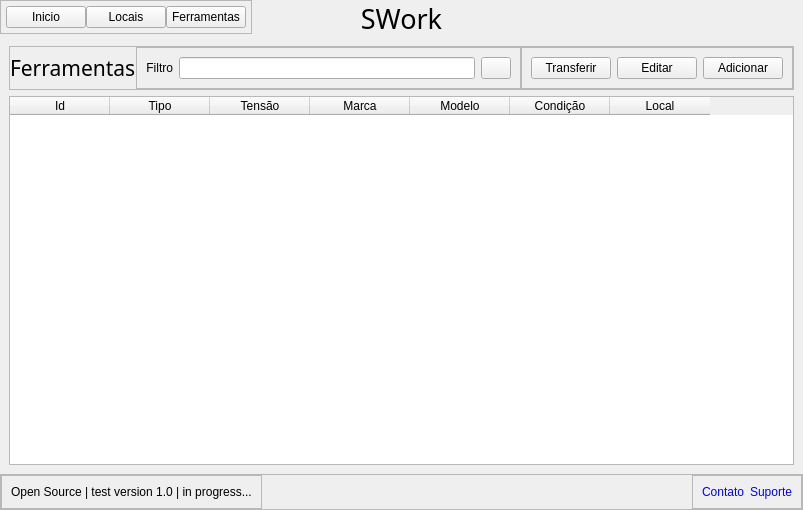
<?xml version="1.0" encoding="UTF-8"?>
<ui version="4.0">
 <class>MainWindow</class>
 <widget class="QMainWindow" name="MainWindow">
  <property name="geometry">
   <rect>
    <x>0</x>
    <y>0</y>
    <width>803</width>
    <height>510</height>
   </rect>
  </property>
  <property name="minimumSize">
   <size>
    <width>800</width>
    <height>500</height>
   </size>
  </property>
  <property name="windowTitle">
   <string>Swork</string>
  </property>
  <property name="styleSheet">
   <string notr="true">#ButtonContato ,  #ButtonSuporte{
	border: none;
	color: rgb(0, 0, 255);
}
#ButtonContato:hover{
	color: dodgerblue;
}
#ButtonSuporte:hover{
	color: dodgerblue;
}</string>
  </property>
  <widget class="QWidget" name="centralwidget">
   <property name="styleSheet">
    <string notr="true"/>
   </property>
   <layout class="QVBoxLayout" name="verticalLayout">
    <property name="spacing">
     <number>0</number>
    </property>
    <property name="leftMargin">
     <number>0</number>
    </property>
    <property name="topMargin">
     <number>0</number>
    </property>
    <property name="rightMargin">
     <number>0</number>
    </property>
    <property name="bottomMargin">
     <number>0</number>
    </property>
    <item>
     <widget class="QFrame" name="HeaderFrame">
      <property name="styleSheet">
       <string notr="true"/>
      </property>
      <property name="frameShape">
       <enum>QFrame::Shape::NoFrame</enum>
      </property>
      <property name="frameShadow">
       <enum>QFrame::Shadow::Raised</enum>
      </property>
      <layout class="QHBoxLayout" name="horizontalLayout">
       <property name="spacing">
        <number>0</number>
       </property>
       <property name="leftMargin">
        <number>0</number>
       </property>
       <property name="topMargin">
        <number>0</number>
       </property>
       <property name="rightMargin">
        <number>0</number>
       </property>
       <property name="bottomMargin">
        <number>0</number>
       </property>
       <item alignment="Qt::AlignmentFlag::AlignLeft|Qt::AlignmentFlag::AlignTop">
        <widget class="QFrame" name="HeaderLeftFrame">
         <property name="frameShape">
          <enum>QFrame::Shape::StyledPanel</enum>
         </property>
         <property name="frameShadow">
          <enum>QFrame::Shadow::Raised</enum>
         </property>
         <layout class="QHBoxLayout" name="horizontalLayout_2">
          <property name="spacing">
           <number>0</number>
          </property>
          <property name="leftMargin">
           <number>5</number>
          </property>
          <property name="topMargin">
           <number>5</number>
          </property>
          <property name="rightMargin">
           <number>5</number>
          </property>
          <property name="bottomMargin">
           <number>5</number>
          </property>
          <item>
           <widget class="QPushButton" name="ButtonInicio">
            <property name="text">
             <string>Inicio</string>
            </property>
           </widget>
          </item>
          <item>
           <widget class="QPushButton" name="ButtonLocais">
            <property name="text">
             <string>Locais</string>
            </property>
           </widget>
          </item>
          <item>
           <widget class="QPushButton" name="ButtonFerramentas">
            <property name="text">
             <string>Ferramentas</string>
            </property>
           </widget>
          </item>
         </layout>
        </widget>
       </item>
       <item alignment="Qt::AlignmentFlag::AlignHCenter|Qt::AlignmentFlag::AlignTop">
        <widget class="QLabel" name="labelLogo">
         <property name="font">
          <font>
           <family>Segoe Print</family>
           <pointsize>20</pointsize>
          </font>
         </property>
         <property name="styleSheet">
          <string notr="true"/>
         </property>
         <property name="text">
          <string>SWork</string>
         </property>
         <property name="alignment">
          <set>Qt::AlignmentFlag::AlignCenter</set>
         </property>
        </widget>
       </item>
       <item>
        <widget class="QFrame" name="frame">
         <property name="frameShape">
          <enum>QFrame::Shape::NoFrame</enum>
         </property>
         <property name="frameShadow">
          <enum>QFrame::Shadow::Raised</enum>
         </property>
        </widget>
       </item>
      </layout>
     </widget>
    </item>
    <item>
     <widget class="QStackedWidget" name="BodyWidget">
      <property name="sizePolicy">
       <sizepolicy hsizetype="Expanding" vsizetype="Expanding">
        <horstretch>0</horstretch>
        <verstretch>0</verstretch>
       </sizepolicy>
      </property>
      <property name="currentIndex">
       <number>2</number>
      </property>
      <widget class="QWidget" name="HomePage"/>
      <widget class="QWidget" name="LocalsPage">
       <layout class="QVBoxLayout" name="verticalLayout_3">
        <item>
         <widget class="QFrame" name="LocalsFrameTop">
          <property name="frameShape">
           <enum>QFrame::Shape::StyledPanel</enum>
          </property>
          <property name="frameShadow">
           <enum>QFrame::Shadow::Raised</enum>
          </property>
          <layout class="QHBoxLayout" name="horizontalLayout_9">
           <property name="spacing">
            <number>0</number>
           </property>
           <property name="leftMargin">
            <number>0</number>
           </property>
           <property name="topMargin">
            <number>0</number>
           </property>
           <property name="rightMargin">
            <number>0</number>
           </property>
           <property name="bottomMargin">
            <number>0</number>
           </property>
           <item alignment="Qt::AlignmentFlag::AlignLeft">
            <widget class="QLabel" name="LocalsLabelHeader">
             <property name="font">
              <font>
               <family>Segoe Print</family>
               <pointsize>16</pointsize>
              </font>
             </property>
             <property name="text">
              <string>Locais</string>
             </property>
             <property name="alignment">
              <set>Qt::AlignmentFlag::AlignLeading|Qt::AlignmentFlag::AlignLeft|Qt::AlignmentFlag::AlignVCenter</set>
             </property>
            </widget>
           </item>
           <item>
            <widget class="QFrame" name="LocalsFilterNav">
             <property name="frameShape">
              <enum>QFrame::Shape::StyledPanel</enum>
             </property>
             <property name="frameShadow">
              <enum>QFrame::Shadow::Raised</enum>
             </property>
             <layout class="QHBoxLayout" name="horizontalLayout_10">
              <property name="spacing">
               <number>6</number>
              </property>
              <property name="leftMargin">
               <number>9</number>
              </property>
              <property name="topMargin">
               <number>9</number>
              </property>
              <property name="rightMargin">
               <number>9</number>
              </property>
              <property name="bottomMargin">
               <number>9</number>
              </property>
             </layout>
            </widget>
           </item>
           <item alignment="Qt::AlignmentFlag::AlignRight">
            <widget class="QFrame" name="LocalsButtonsNav">
             <property name="frameShape">
              <enum>QFrame::Shape::StyledPanel</enum>
             </property>
             <property name="frameShadow">
              <enum>QFrame::Shadow::Raised</enum>
             </property>
             <layout class="QHBoxLayout" name="horizontalLayout_11">
              <item>
               <widget class="QPushButton" name="ButtonEditarLocals">
                <property name="text">
                 <string>Editar</string>
                </property>
               </widget>
              </item>
              <item>
               <widget class="QPushButton" name="ButtonAdicionarLocals">
                <property name="text">
                 <string>Adicionar</string>
                </property>
               </widget>
              </item>
             </layout>
            </widget>
           </item>
          </layout>
         </widget>
        </item>
        <item>
         <widget class="QTableWidget" name="LocalsTableWidget">
          <property name="sizePolicy">
           <sizepolicy hsizetype="MinimumExpanding" vsizetype="MinimumExpanding">
            <horstretch>0</horstretch>
            <verstretch>0</verstretch>
           </sizepolicy>
          </property>
          <column>
           <property name="text">
            <string>Id</string>
           </property>
          </column>
          <column>
           <property name="text">
            <string>Local</string>
           </property>
          </column>
          <column>
           <property name="text">
            <string>Responsavel</string>
           </property>
          </column>
         </widget>
        </item>
       </layout>
      </widget>
      <widget class="QWidget" name="ToolsPage">
       <layout class="QVBoxLayout" name="verticalLayout_2">
        <item>
         <widget class="QFrame" name="ToolsFrameTop">
          <property name="minimumSize">
           <size>
            <width>0</width>
            <height>30</height>
           </size>
          </property>
          <property name="frameShape">
           <enum>QFrame::Shape::StyledPanel</enum>
          </property>
          <property name="frameShadow">
           <enum>QFrame::Shadow::Raised</enum>
          </property>
          <layout class="QHBoxLayout" name="horizontalLayout_6">
           <property name="spacing">
            <number>0</number>
           </property>
           <property name="leftMargin">
            <number>0</number>
           </property>
           <property name="topMargin">
            <number>0</number>
           </property>
           <property name="rightMargin">
            <number>0</number>
           </property>
           <property name="bottomMargin">
            <number>0</number>
           </property>
           <item alignment="Qt::AlignmentFlag::AlignLeft">
            <widget class="QLabel" name="tools_label_header">
             <property name="font">
              <font>
               <family>Segoe Print</family>
               <pointsize>16</pointsize>
               <bold>false</bold>
              </font>
             </property>
             <property name="text">
              <string>Ferramentas</string>
             </property>
            </widget>
           </item>
           <item>
            <widget class="QFrame" name="ToolsFilterNav">
             <property name="frameShape">
              <enum>QFrame::Shape::StyledPanel</enum>
             </property>
             <property name="frameShadow">
              <enum>QFrame::Shadow::Raised</enum>
             </property>
             <layout class="QHBoxLayout" name="horizontalLayout_8">
              <item>
               <widget class="QLabel" name="toolslabelfiltro">
                <property name="text">
                 <string>Filtro</string>
                </property>
                <property name="alignment">
                 <set>Qt::AlignmentFlag::AlignRight|Qt::AlignmentFlag::AlignTrailing|Qt::AlignmentFlag::AlignVCenter</set>
                </property>
               </widget>
              </item>
              <item>
               <widget class="QLineEdit" name="TextInputFiltro">
                <property name="enabled">
                 <bool>true</bool>
                </property>
                <property name="sizePolicy">
                 <sizepolicy hsizetype="MinimumExpanding" vsizetype="Preferred">
                  <horstretch>0</horstretch>
                  <verstretch>0</verstretch>
                 </sizepolicy>
                </property>
                <property name="minimumSize">
                 <size>
                  <width>200</width>
                  <height>0</height>
                 </size>
                </property>
                <property name="maximumSize">
                 <size>
                  <width>300</width>
                  <height>16777215</height>
                 </size>
                </property>
               </widget>
              </item>
              <item>
               <widget class="QPushButton" name="ButtonFiltro">
                <property name="minimumSize">
                 <size>
                  <width>30</width>
                  <height>0</height>
                 </size>
                </property>
                <property name="maximumSize">
                 <size>
                  <width>30</width>
                  <height>30</height>
                 </size>
                </property>
                <property name="text">
                 <string/>
                </property>
               </widget>
              </item>
             </layout>
            </widget>
           </item>
           <item alignment="Qt::AlignmentFlag::AlignRight">
            <widget class="QFrame" name="ToolsButtonsNav">
             <property name="sizePolicy">
              <sizepolicy hsizetype="MinimumExpanding" vsizetype="Preferred">
               <horstretch>0</horstretch>
               <verstretch>0</verstretch>
              </sizepolicy>
             </property>
             <property name="frameShape">
              <enum>QFrame::Shape::StyledPanel</enum>
             </property>
             <property name="frameShadow">
              <enum>QFrame::Shadow::Raised</enum>
             </property>
             <layout class="QHBoxLayout" name="horizontalLayout_7">
              <item>
               <widget class="QPushButton" name="ButtonTransferirTools">
                <property name="text">
                 <string>Transferir</string>
                </property>
               </widget>
              </item>
              <item>
               <widget class="QPushButton" name="ButtonEditarTools">
                <property name="text">
                 <string>Editar</string>
                </property>
               </widget>
              </item>
              <item>
               <widget class="QPushButton" name="ButtonAdicionarTools">
                <property name="text">
                 <string>Adicionar</string>
                </property>
               </widget>
              </item>
             </layout>
            </widget>
           </item>
          </layout>
         </widget>
        </item>
        <item>
         <widget class="QTableWidget" name="ToolsTableWidget">
          <property name="styleSheet">
           <string notr="true"/>
          </property>
          <property name="frameShape">
           <enum>QFrame::Shape::StyledPanel</enum>
          </property>
          <property name="frameShadow">
           <enum>QFrame::Shadow::Plain</enum>
          </property>
          <property name="lineWidth">
           <number>1</number>
          </property>
          <property name="midLineWidth">
           <number>0</number>
          </property>
          <property name="autoScrollMargin">
           <number>16</number>
          </property>
          <property name="editTriggers">
           <set>QAbstractItemView::EditTrigger::NoEditTriggers</set>
          </property>
          <property name="tabKeyNavigation">
           <bool>false</bool>
          </property>
          <property name="showDropIndicator" stdset="0">
           <bool>false</bool>
          </property>
          <property name="dragEnabled">
           <bool>false</bool>
          </property>
          <property name="dragDropOverwriteMode">
           <bool>false</bool>
          </property>
          <property name="alternatingRowColors">
           <bool>true</bool>
          </property>
          <property name="selectionMode">
           <enum>QAbstractItemView::SelectionMode::ExtendedSelection</enum>
          </property>
          <property name="selectionBehavior">
           <enum>QAbstractItemView::SelectionBehavior::SelectRows</enum>
          </property>
          <property name="textElideMode">
           <enum>Qt::TextElideMode::ElideLeft</enum>
          </property>
          <property name="showGrid">
           <bool>true</bool>
          </property>
          <property name="gridStyle">
           <enum>Qt::PenStyle::SolidLine</enum>
          </property>
          <property name="sortingEnabled">
           <bool>true</bool>
          </property>
          <property name="wordWrap">
           <bool>true</bool>
          </property>
          <property name="cornerButtonEnabled">
           <bool>true</bool>
          </property>
          <property name="rowCount">
           <number>0</number>
          </property>
          <property name="columnCount">
           <number>7</number>
          </property>
          <attribute name="horizontalHeaderVisible">
           <bool>true</bool>
          </attribute>
          <attribute name="horizontalHeaderHighlightSections">
           <bool>false</bool>
          </attribute>
          <attribute name="verticalHeaderVisible">
           <bool>true</bool>
          </attribute>
          <attribute name="verticalHeaderHighlightSections">
           <bool>false</bool>
          </attribute>
          <attribute name="verticalHeaderShowSortIndicator" stdset="0">
           <bool>false</bool>
          </attribute>
          <column>
           <property name="text">
            <string>Id</string>
           </property>
          </column>
          <column>
           <property name="text">
            <string>Tipo</string>
           </property>
          </column>
          <column>
           <property name="text">
            <string>Tensão</string>
           </property>
          </column>
          <column>
           <property name="text">
            <string>Marca</string>
           </property>
          </column>
          <column>
           <property name="text">
            <string>Modelo</string>
           </property>
          </column>
          <column>
           <property name="text">
            <string>Condição</string>
           </property>
          </column>
          <column>
           <property name="text">
            <string>Local</string>
           </property>
          </column>
         </widget>
        </item>
       </layout>
      </widget>
      <widget class="QWidget" name="ViewLocalPage">
       <layout class="QVBoxLayout" name="verticalLayout_4">
        <item>
         <widget class="QFrame" name="ViewLocalFrameTop">
          <property name="frameShape">
           <enum>QFrame::Shape::StyledPanel</enum>
          </property>
          <property name="frameShadow">
           <enum>QFrame::Shadow::Raised</enum>
          </property>
          <layout class="QHBoxLayout" name="horizontalLayout_12">
           <property name="spacing">
            <number>0</number>
           </property>
           <property name="leftMargin">
            <number>0</number>
           </property>
           <property name="topMargin">
            <number>0</number>
           </property>
           <property name="rightMargin">
            <number>0</number>
           </property>
           <property name="bottomMargin">
            <number>0</number>
           </property>
           <item alignment="Qt::AlignmentFlag::AlignLeft">
            <widget class="QLabel" name="LabelViewLocalLogo">
             <property name="font">
              <font>
               <family>Segoe Print</family>
               <pointsize>16</pointsize>
              </font>
             </property>
             <property name="text">
              <string>ViewLocal</string>
             </property>
            </widget>
           </item>
           <item>
            <widget class="QFrame" name="ViewLocalMidFrame">
             <property name="sizePolicy">
              <sizepolicy hsizetype="Expanding" vsizetype="Preferred">
               <horstretch>0</horstretch>
               <verstretch>0</verstretch>
              </sizepolicy>
             </property>
             <property name="frameShape">
              <enum>QFrame::Shape::StyledPanel</enum>
             </property>
             <property name="frameShadow">
              <enum>QFrame::Shadow::Raised</enum>
             </property>
             <layout class="QHBoxLayout" name="horizontalLayout_14">
              <property name="spacing">
               <number>5</number>
              </property>
              <property name="leftMargin">
               <number>10</number>
              </property>
              <property name="topMargin">
               <number>0</number>
              </property>
              <property name="rightMargin">
               <number>10</number>
              </property>
              <property name="bottomMargin">
               <number>0</number>
              </property>
              <item alignment="Qt::AlignmentFlag::AlignLeft">
               <widget class="QLabel" name="labelresponsavellogo">
                <property name="text">
                 <string>Responsável :</string>
                </property>
                <property name="alignment">
                 <set>Qt::AlignmentFlag::AlignLeading|Qt::AlignmentFlag::AlignLeft|Qt::AlignmentFlag::AlignVCenter</set>
                </property>
               </widget>
              </item>
              <item alignment="Qt::AlignmentFlag::AlignLeft">
               <widget class="QLabel" name="LabelViewLocalResponsavel">
                <property name="text">
                 <string>Nome do responsavel</string>
                </property>
                <property name="scaledContents">
                 <bool>false</bool>
                </property>
                <property name="alignment">
                 <set>Qt::AlignmentFlag::AlignLeading|Qt::AlignmentFlag::AlignLeft|Qt::AlignmentFlag::AlignVCenter</set>
                </property>
                <property name="wordWrap">
                 <bool>false</bool>
                </property>
               </widget>
              </item>
              <item>
               <widget class="QFrame" name="frame_2">
                <property name="sizePolicy">
                 <sizepolicy hsizetype="MinimumExpanding" vsizetype="Preferred">
                  <horstretch>0</horstretch>
                  <verstretch>0</verstretch>
                 </sizepolicy>
                </property>
                <property name="frameShape">
                 <enum>QFrame::Shape::StyledPanel</enum>
                </property>
                <property name="frameShadow">
                 <enum>QFrame::Shadow::Raised</enum>
                </property>
               </widget>
              </item>
             </layout>
            </widget>
           </item>
           <item alignment="Qt::AlignmentFlag::AlignRight">
            <widget class="QFrame" name="ViewLocalButtonNav">
             <property name="frameShape">
              <enum>QFrame::Shape::StyledPanel</enum>
             </property>
             <property name="frameShadow">
              <enum>QFrame::Shadow::Raised</enum>
             </property>
             <layout class="QHBoxLayout" name="horizontalLayout_13">
              <item>
               <widget class="QPushButton" name="ButtonTransferirViewLocal">
                <property name="text">
                 <string>Transferir</string>
                </property>
               </widget>
              </item>
              <item>
               <widget class="QPushButton" name="ButtonEditarViewLocal">
                <property name="text">
                 <string>Editar</string>
                </property>
               </widget>
              </item>
              <item>
               <widget class="QPushButton" name="ButtonAdicionarViewLocal">
                <property name="text">
                 <string>Adicionar</string>
                </property>
               </widget>
              </item>
             </layout>
            </widget>
           </item>
          </layout>
         </widget>
        </item>
        <item>
         <widget class="QTableWidget" name="ViewLocalTableWidget">
          <column>
           <property name="text">
            <string>Id</string>
           </property>
          </column>
          <column>
           <property name="text">
            <string>Tipo</string>
           </property>
          </column>
          <column>
           <property name="text">
            <string>Tensão</string>
           </property>
          </column>
          <column>
           <property name="text">
            <string>Marca</string>
           </property>
          </column>
          <column>
           <property name="text">
            <string>Modelo</string>
           </property>
          </column>
          <column>
           <property name="text">
            <string>Condição</string>
           </property>
          </column>
         </widget>
        </item>
       </layout>
      </widget>
     </widget>
    </item>
    <item>
     <widget class="QFrame" name="FooterFrame">
      <property name="sizePolicy">
       <sizepolicy hsizetype="Preferred" vsizetype="Preferred">
        <horstretch>0</horstretch>
        <verstretch>0</verstretch>
       </sizepolicy>
      </property>
      <property name="frameShape">
       <enum>QFrame::Shape::StyledPanel</enum>
      </property>
      <property name="frameShadow">
       <enum>QFrame::Shadow::Raised</enum>
      </property>
      <layout class="QHBoxLayout" name="horizontalLayout_3">
       <property name="spacing">
        <number>0</number>
       </property>
       <property name="leftMargin">
        <number>0</number>
       </property>
       <property name="topMargin">
        <number>0</number>
       </property>
       <property name="rightMargin">
        <number>0</number>
       </property>
       <property name="bottomMargin">
        <number>0</number>
       </property>
       <item alignment="Qt::AlignmentFlag::AlignLeft">
        <widget class="QFrame" name="FooterLeftFrame">
         <property name="frameShape">
          <enum>QFrame::Shape::StyledPanel</enum>
         </property>
         <property name="frameShadow">
          <enum>QFrame::Shadow::Raised</enum>
         </property>
         <layout class="QHBoxLayout" name="horizontalLayout_5">
          <item>
           <widget class="QLabel" name="LabelVersion">
            <property name="text">
             <string>Open Source | test version 1.0 | in progress...</string>
            </property>
           </widget>
          </item>
         </layout>
        </widget>
       </item>
       <item alignment="Qt::AlignmentFlag::AlignRight">
        <widget class="QFrame" name="FooterRightFrame">
         <property name="frameShape">
          <enum>QFrame::Shape::StyledPanel</enum>
         </property>
         <property name="frameShadow">
          <enum>QFrame::Shadow::Raised</enum>
         </property>
         <layout class="QHBoxLayout" name="horizontalLayout_4">
          <item>
           <widget class="QPushButton" name="ButtonContato">
            <property name="text">
             <string>Contato</string>
            </property>
           </widget>
          </item>
          <item>
           <widget class="QPushButton" name="ButtonSuporte">
            <property name="text">
             <string>Suporte</string>
            </property>
           </widget>
          </item>
         </layout>
        </widget>
       </item>
      </layout>
     </widget>
    </item>
   </layout>
  </widget>
 </widget>
 <resources/>
 <connections/>
</ui>
